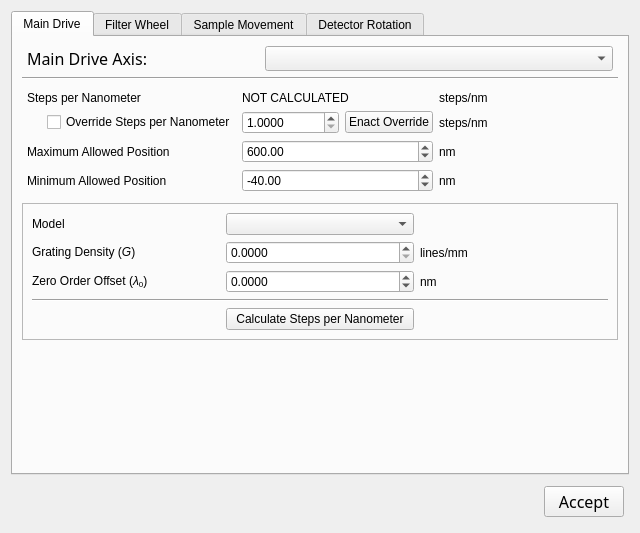
<?xml version="1.0" encoding="UTF-8"?>
<ui version="4.0">
 <class>grating_combo</class>
 <widget class="QWidget" name="grating_combo">
  <property name="geometry">
   <rect>
    <x>0</x>
    <y>0</y>
    <width>640</width>
    <height>533</height>
   </rect>
  </property>
  <property name="minimumSize">
   <size>
    <width>640</width>
    <height>533</height>
   </size>
  </property>
  <property name="windowTitle">
   <string>Form</string>
  </property>
  <layout class="QVBoxLayout" name="verticalLayout_2">
   <item>
    <widget class="QTabWidget" name="tabWidget">
     <property name="tabShape">
      <enum>QTabWidget::Rounded</enum>
     </property>
     <property name="currentIndex">
      <number>0</number>
     </property>
     <widget class="QWidget" name="main_drive_tab">
      <attribute name="title">
       <string>Main Drive</string>
      </attribute>
      <layout class="QVBoxLayout" name="verticalLayout_4">
       <item>
        <layout class="QHBoxLayout" name="horizontalLayout_2" stretch="2,3">
         <property name="leftMargin">
          <number>5</number>
         </property>
         <property name="topMargin">
          <number>0</number>
         </property>
         <property name="rightMargin">
          <number>5</number>
         </property>
         <property name="bottomMargin">
          <number>0</number>
         </property>
         <item>
          <widget class="QLabel" name="label_17">
           <property name="font">
            <font>
             <family>Segoe UI Semibold</family>
             <pointsize>12</pointsize>
            </font>
           </property>
           <property name="text">
            <string>Main Drive Axis:</string>
           </property>
          </widget>
         </item>
         <item>
          <widget class="QComboBox" name="main_drive_axis_combo">
           <property name="minimumSize">
            <size>
             <width>0</width>
             <height>25</height>
            </size>
           </property>
           <property name="font">
            <font>
             <family>Segoe UI</family>
             <pointsize>10</pointsize>
            </font>
           </property>
          </widget>
         </item>
        </layout>
       </item>
       <item>
        <widget class="Line" name="line_3">
         <property name="orientation">
          <enum>Qt::Horizontal</enum>
         </property>
        </widget>
       </item>
       <item>
        <layout class="QGridLayout" name="gridLayout_4">
         <property name="leftMargin">
          <number>5</number>
         </property>
         <property name="topMargin">
          <number>5</number>
         </property>
         <property name="rightMargin">
          <number>5</number>
         </property>
         <property name="bottomMargin">
          <number>5</number>
         </property>
         <item row="1" column="0">
          <layout class="QHBoxLayout" name="horizontalLayout" stretch="0">
           <property name="leftMargin">
            <number>20</number>
           </property>
           <property name="topMargin">
            <number>0</number>
           </property>
           <item>
            <widget class="QCheckBox" name="override_steps_per_nm">
             <property name="sizePolicy">
              <sizepolicy hsizetype="Minimum" vsizetype="Fixed">
               <horstretch>0</horstretch>
               <verstretch>0</verstretch>
              </sizepolicy>
             </property>
             <property name="text">
              <string>Override Steps per Nanometer</string>
             </property>
            </widget>
           </item>
          </layout>
         </item>
         <item row="3" column="0">
          <widget class="QLabel" name="label_15">
           <property name="text">
            <string>Minimum Allowed Position</string>
           </property>
          </widget>
         </item>
         <item row="2" column="0">
          <widget class="QLabel" name="label_13">
           <property name="text">
            <string>Maximum Allowed Position</string>
           </property>
          </widget>
         </item>
         <item row="2" column="2">
          <widget class="QLabel" name="label_14">
           <property name="text">
            <string>nm</string>
           </property>
          </widget>
         </item>
         <item row="0" column="0">
          <widget class="QLabel" name="label_35">
           <property name="text">
            <string>Steps per Nanometer</string>
           </property>
          </widget>
         </item>
         <item row="0" column="2">
          <widget class="QLabel" name="label_38">
           <property name="text">
            <string>steps/nm</string>
           </property>
          </widget>
         </item>
         <item row="2" column="1">
          <widget class="QDoubleSpinBox" name="max_pos_sbox">
           <property name="minimum">
            <double>-9999.000000000000000</double>
           </property>
           <property name="maximum">
            <double>9999.000000000000000</double>
           </property>
           <property name="value">
            <double>600.000000000000000</double>
           </property>
          </widget>
         </item>
         <item row="3" column="2">
          <widget class="QLabel" name="label_16">
           <property name="text">
            <string>nm</string>
           </property>
          </widget>
         </item>
         <item row="3" column="1">
          <widget class="QDoubleSpinBox" name="min_pos_sbox">
           <property name="minimum">
            <double>-9999.000000000000000</double>
           </property>
           <property name="maximum">
            <double>9999.000000000000000</double>
           </property>
           <property name="value">
            <double>-40.000000000000000</double>
           </property>
          </widget>
         </item>
         <item row="0" column="1">
          <widget class="QLabel" name="steps_per_nm">
           <property name="text">
            <string>NOT CALCULATED</string>
           </property>
          </widget>
         </item>
         <item row="1" column="2">
          <widget class="QLabel" name="label_46">
           <property name="text">
            <string>steps/nm</string>
           </property>
          </widget>
         </item>
         <item row="1" column="1">
          <layout class="QHBoxLayout" name="horizontalLayout_9">
           <property name="leftMargin">
            <number>0</number>
           </property>
           <property name="topMargin">
            <number>0</number>
           </property>
           <property name="rightMargin">
            <number>0</number>
           </property>
           <property name="bottomMargin">
            <number>0</number>
           </property>
           <item>
            <widget class="QDoubleSpinBox" name="steps_per_nm_override">
             <property name="decimals">
              <number>4</number>
             </property>
             <property name="minimum">
              <double>1.000000000000000</double>
             </property>
             <property name="maximum">
              <double>9999999.000000000000000</double>
             </property>
            </widget>
           </item>
           <item>
            <widget class="QPushButton" name="enact_override">
             <property name="text">
              <string>Enact Override</string>
             </property>
            </widget>
           </item>
          </layout>
         </item>
        </layout>
       </item>
       <item>
        <layout class="QVBoxLayout" name="verticalLayout_3">
         <item>
          <widget class="QFrame" name="frame">
           <property name="frameShape">
            <enum>QFrame::StyledPanel</enum>
           </property>
           <property name="frameShadow">
            <enum>QFrame::Raised</enum>
           </property>
           <layout class="QGridLayout" name="gridLayout_2">
            <item row="1" column="2">
             <widget class="QLabel" name="label_6">
              <property name="text">
               <string>lines/mm</string>
              </property>
             </widget>
            </item>
            <item row="3" column="0" colspan="3">
             <widget class="Line" name="line">
              <property name="orientation">
               <enum>Qt::Horizontal</enum>
              </property>
             </widget>
            </item>
            <item row="7" column="1">
             <widget class="QPushButton" name="update_conf_btn">
              <property name="text">
               <string>Calculate Steps per Nanometer</string>
              </property>
             </widget>
            </item>
            <item row="2" column="1">
             <widget class="QDoubleSpinBox" name="zero_offset_in">
              <property name="decimals">
               <number>4</number>
              </property>
              <property name="minimum">
               <double>-500000.000000000000000</double>
              </property>
              <property name="maximum">
               <double>500000.000000000000000</double>
              </property>
             </widget>
            </item>
            <item row="2" column="2">
             <widget class="QLabel" name="label_7">
              <property name="text">
               <string>nm</string>
              </property>
             </widget>
            </item>
            <item row="1" column="0">
             <widget class="QLabel" name="label">
              <property name="text">
               <string>Grating Density (&lt;i&gt;G&lt;/i&gt;)</string>
              </property>
             </widget>
            </item>
            <item row="2" column="0">
             <widget class="QLabel" name="label_2">
              <property name="text">
               <string>Zero Order Offset (&lt;i&gt;&amp;lambda;&lt;/i&gt;&lt;sub&gt;0&lt;/sub&gt;)</string>
              </property>
             </widget>
            </item>
            <item row="0" column="0">
             <widget class="QLabel" name="label_3">
              <property name="text">
               <string>&lt;html&gt;&lt;head/&gt;&lt;body&gt;&lt;p&gt;Model&lt;/p&gt;&lt;/body&gt;&lt;/html&gt;</string>
              </property>
             </widget>
            </item>
            <item row="1" column="1">
             <widget class="QDoubleSpinBox" name="grating_density">
              <property name="decimals">
               <number>4</number>
              </property>
              <property name="minimum">
               <double>0.000000000000000</double>
              </property>
              <property name="maximum">
               <double>500000.000000000000000</double>
              </property>
             </widget>
            </item>
            <item row="0" column="1">
             <widget class="QComboBox" name="models"/>
            </item>
           </layout>
          </widget>
         </item>
        </layout>
       </item>
       <item>
        <spacer name="verticalSpacer">
         <property name="orientation">
          <enum>Qt::Vertical</enum>
         </property>
         <property name="sizeHint" stdset="0">
          <size>
           <width>20</width>
           <height>40</height>
          </size>
         </property>
        </spacer>
       </item>
      </layout>
     </widget>
     <widget class="QWidget" name="filter_wheel_tab">
      <attribute name="title">
       <string>Filter Wheel</string>
      </attribute>
      <layout class="QVBoxLayout" name="verticalLayout_5">
       <item>
        <layout class="QHBoxLayout" name="horizontalLayout_4" stretch="2,3">
         <property name="leftMargin">
          <number>5</number>
         </property>
         <property name="topMargin">
          <number>0</number>
         </property>
         <property name="rightMargin">
          <number>5</number>
         </property>
         <property name="bottomMargin">
          <number>0</number>
         </property>
         <item>
          <widget class="QLabel" name="label_18">
           <property name="font">
            <font>
             <family>Segoe UI Semibold</family>
             <pointsize>12</pointsize>
            </font>
           </property>
           <property name="text">
            <string>Filter Wheel Axis:</string>
           </property>
          </widget>
         </item>
         <item>
          <widget class="QComboBox" name="filter_wheel_axis_combo">
           <property name="minimumSize">
            <size>
             <width>0</width>
             <height>25</height>
            </size>
           </property>
           <property name="font">
            <font>
             <family>Segoe UI</family>
             <pointsize>10</pointsize>
            </font>
           </property>
          </widget>
         </item>
        </layout>
       </item>
       <item>
        <layout class="QGridLayout" name="gridLayout_5">
         <property name="leftMargin">
          <number>5</number>
         </property>
         <property name="topMargin">
          <number>5</number>
         </property>
         <property name="rightMargin">
          <number>5</number>
         </property>
         <property name="bottomMargin">
          <number>5</number>
         </property>
         <item row="2" column="2">
          <widget class="QLabel" name="label_45">
           <property name="text">
            <string>deg</string>
           </property>
          </widget>
         </item>
         <item row="0" column="2">
          <widget class="QLabel" name="label_41">
           <property name="text">
            <string/>
           </property>
          </widget>
         </item>
         <item row="0" column="1">
          <widget class="QDoubleSpinBox" name="fw_steps_per_deg">
           <property name="minimum">
            <double>1.000000000000000</double>
           </property>
           <property name="maximum">
            <double>9999999.000000000000000</double>
           </property>
          </widget>
         </item>
         <item row="1" column="0">
          <widget class="QLabel" name="label_42">
           <property name="text">
            <string>Maximum Allowed Rotation</string>
           </property>
          </widget>
         </item>
         <item row="0" column="0">
          <widget class="QLabel" name="label_40">
           <property name="text">
            <string>Steps per Degree Rotation</string>
           </property>
          </widget>
         </item>
         <item row="2" column="0">
          <widget class="QLabel" name="label_43">
           <property name="text">
            <string>Minimum Allowed Rotation</string>
           </property>
          </widget>
         </item>
         <item row="1" column="1">
          <widget class="QDoubleSpinBox" name="fw_max">
           <property name="minimum">
            <double>-360.000000000000000</double>
           </property>
           <property name="maximum">
            <double>360.000000000000000</double>
           </property>
          </widget>
         </item>
         <item row="2" column="1">
          <widget class="QDoubleSpinBox" name="fw_min">
           <property name="minimum">
            <double>-360.000000000000000</double>
           </property>
           <property name="maximum">
            <double>360.000000000000000</double>
           </property>
          </widget>
         </item>
         <item row="1" column="2">
          <widget class="QLabel" name="label_44">
           <property name="text">
            <string>deg</string>
           </property>
          </widget>
         </item>
         <item row="3" column="0">
          <widget class="QLabel" name="label_4">
           <property name="text">
            <string>Offset</string>
           </property>
          </widget>
         </item>
         <item row="3" column="1">
          <widget class="QDoubleSpinBox" name="fw_offset">
           <property name="minimum">
            <double>-360.000000000000000</double>
           </property>
           <property name="maximum">
            <double>360.000000000000000</double>
           </property>
          </widget>
         </item>
         <item row="3" column="2">
          <widget class="QLabel" name="label_5">
           <property name="text">
            <string>deg</string>
           </property>
          </widget>
         </item>
        </layout>
       </item>
       <item>
        <spacer name="verticalSpacer_2">
         <property name="orientation">
          <enum>Qt::Vertical</enum>
         </property>
         <property name="sizeHint" stdset="0">
          <size>
           <width>20</width>
           <height>40</height>
          </size>
         </property>
        </spacer>
       </item>
      </layout>
     </widget>
     <widget class="QWidget" name="sample_tab">
      <attribute name="title">
       <string>Sample Movement</string>
      </attribute>
      <layout class="QVBoxLayout" name="verticalLayout_7">
       <item>
        <layout class="QHBoxLayout" name="horizontalLayout_5" stretch="2,3">
         <property name="leftMargin">
          <number>5</number>
         </property>
         <property name="topMargin">
          <number>0</number>
         </property>
         <property name="rightMargin">
          <number>5</number>
         </property>
         <property name="bottomMargin">
          <number>0</number>
         </property>
         <item>
          <widget class="QLabel" name="label_19">
           <property name="font">
            <font>
             <family>Segoe UI Semibold</family>
             <pointsize>12</pointsize>
            </font>
           </property>
           <property name="text">
            <string>Sample Rotation Axis:</string>
           </property>
          </widget>
         </item>
         <item>
          <widget class="QComboBox" name="sample_rotation_axis_combo">
           <property name="minimumSize">
            <size>
             <width>0</width>
             <height>25</height>
            </size>
           </property>
           <property name="font">
            <font>
             <family>Segoe UI</family>
             <pointsize>10</pointsize>
            </font>
           </property>
          </widget>
         </item>
        </layout>
       </item>
       <item>
        <layout class="QHBoxLayout" name="horizontalLayout_6" stretch="2,3">
         <property name="leftMargin">
          <number>5</number>
         </property>
         <property name="topMargin">
          <number>0</number>
         </property>
         <property name="rightMargin">
          <number>5</number>
         </property>
         <property name="bottomMargin">
          <number>0</number>
         </property>
         <item>
          <widget class="QLabel" name="label_20">
           <property name="font">
            <font>
             <family>Segoe UI Semibold</family>
             <pointsize>12</pointsize>
            </font>
           </property>
           <property name="text">
            <string>Sample Translation Axis:</string>
           </property>
          </widget>
         </item>
         <item>
          <widget class="QComboBox" name="sample_translation_axis_combo">
           <property name="minimumSize">
            <size>
             <width>0</width>
             <height>25</height>
            </size>
           </property>
           <property name="font">
            <font>
             <family>Segoe UI</family>
             <pointsize>10</pointsize>
            </font>
           </property>
          </widget>
         </item>
        </layout>
       </item>
       <item>
        <widget class="Line" name="line_4">
         <property name="orientation">
          <enum>Qt::Horizontal</enum>
         </property>
        </widget>
       </item>
       <item>
        <layout class="QGridLayout" name="gridLayout">
         <property name="leftMargin">
          <number>5</number>
         </property>
         <property name="topMargin">
          <number>5</number>
         </property>
         <property name="rightMargin">
          <number>5</number>
         </property>
         <property name="bottomMargin">
          <number>5</number>
         </property>
         <item row="2" column="0">
          <widget class="QLabel" name="label_26">
           <property name="text">
            <string>Minimum Allowed Rotation</string>
           </property>
          </widget>
         </item>
         <item row="5" column="0">
          <widget class="QLabel" name="label_23">
           <property name="text">
            <string>Steps per Millimeter Translation</string>
           </property>
          </widget>
         </item>
         <item row="6" column="0">
          <widget class="QLabel" name="label_27">
           <property name="text">
            <string>Maximum Allowed Position</string>
           </property>
          </widget>
         </item>
         <item row="0" column="0">
          <widget class="QLabel" name="label_22">
           <property name="text">
            <string>Steps per Degree Rotation</string>
           </property>
          </widget>
         </item>
         <item row="1" column="1">
          <widget class="QDoubleSpinBox" name="smr_max">
           <property name="minimum">
            <double>-360.000000000000000</double>
           </property>
           <property name="maximum">
            <double>360.000000000000000</double>
           </property>
          </widget>
         </item>
         <item row="7" column="0">
          <widget class="QLabel" name="label_28">
           <property name="text">
            <string>Minimum Allowed Position</string>
           </property>
          </widget>
         </item>
         <item row="1" column="0">
          <widget class="QLabel" name="label_25">
           <property name="text">
            <string>Maximum Allowed Rotation</string>
           </property>
          </widget>
         </item>
         <item row="1" column="2">
          <widget class="QLabel" name="label_29">
           <property name="text">
            <string>deg</string>
           </property>
          </widget>
         </item>
         <item row="2" column="2">
          <widget class="QLabel" name="label_30">
           <property name="text">
            <string>deg</string>
           </property>
          </widget>
         </item>
         <item row="7" column="2">
          <widget class="QLabel" name="label_32">
           <property name="text">
            <string>mm</string>
           </property>
          </widget>
         </item>
         <item row="6" column="2">
          <widget class="QLabel" name="label_31">
           <property name="text">
            <string>mm</string>
           </property>
          </widget>
         </item>
         <item row="6" column="1">
          <widget class="QDoubleSpinBox" name="smt_max">
           <property name="minimum">
            <double>-360.000000000000000</double>
           </property>
           <property name="maximum">
            <double>360.000000000000000</double>
           </property>
          </widget>
         </item>
         <item row="2" column="1">
          <widget class="QDoubleSpinBox" name="smr_min">
           <property name="minimum">
            <double>-360.000000000000000</double>
           </property>
           <property name="maximum">
            <double>360.000000000000000</double>
           </property>
          </widget>
         </item>
         <item row="5" column="1">
          <widget class="QDoubleSpinBox" name="smt_steps_per_deg">
           <property name="minimum">
            <double>-360.000000000000000</double>
           </property>
           <property name="maximum">
            <double>360.000000000000000</double>
           </property>
           <property name="value">
            <double>1.000000000000000</double>
           </property>
          </widget>
         </item>
         <item row="4" column="0" colspan="3">
          <widget class="Line" name="line_5">
           <property name="orientation">
            <enum>Qt::Horizontal</enum>
           </property>
          </widget>
         </item>
         <item row="7" column="1">
          <widget class="QDoubleSpinBox" name="smt_min">
           <property name="minimum">
            <double>-360.000000000000000</double>
           </property>
           <property name="maximum">
            <double>360.000000000000000</double>
           </property>
          </widget>
         </item>
         <item row="0" column="1">
          <widget class="QDoubleSpinBox" name="smr_steps_per_deg">
           <property name="minimum">
            <double>1.000000000000000</double>
           </property>
           <property name="maximum">
            <double>999999999.000000000000000</double>
           </property>
          </widget>
         </item>
         <item row="3" column="0">
          <widget class="QLabel" name="label_8">
           <property name="text">
            <string>Offset</string>
           </property>
          </widget>
         </item>
         <item row="8" column="0">
          <widget class="QLabel" name="label_9">
           <property name="text">
            <string>Offset</string>
           </property>
          </widget>
         </item>
         <item row="3" column="2">
          <widget class="QLabel" name="label_10">
           <property name="text">
            <string>deg</string>
           </property>
          </widget>
         </item>
         <item row="8" column="2">
          <widget class="QLabel" name="label_11">
           <property name="text">
            <string>mm</string>
           </property>
          </widget>
         </item>
         <item row="3" column="1">
          <widget class="QDoubleSpinBox" name="sr_offset">
           <property name="minimum">
            <double>-360.000000000000000</double>
           </property>
           <property name="maximum">
            <double>360.000000000000000</double>
           </property>
          </widget>
         </item>
         <item row="8" column="1">
          <widget class="QDoubleSpinBox" name="st_offset">
           <property name="decimals">
            <number>4</number>
           </property>
           <property name="minimum">
            <double>-100000.000000000000000</double>
           </property>
           <property name="maximum">
            <double>100000.000000000000000</double>
           </property>
          </widget>
         </item>
        </layout>
       </item>
       <item>
        <spacer name="verticalSpacer_3">
         <property name="orientation">
          <enum>Qt::Vertical</enum>
         </property>
         <property name="sizeHint" stdset="0">
          <size>
           <width>20</width>
           <height>40</height>
          </size>
         </property>
        </spacer>
       </item>
      </layout>
     </widget>
     <widget class="QWidget" name="detector_tab">
      <attribute name="title">
       <string>Detector Rotation</string>
      </attribute>
      <layout class="QVBoxLayout" name="verticalLayout_8">
       <item>
        <layout class="QHBoxLayout" name="horizontalLayout_7" stretch="2,3">
         <property name="leftMargin">
          <number>5</number>
         </property>
         <property name="topMargin">
          <number>0</number>
         </property>
         <property name="rightMargin">
          <number>5</number>
         </property>
         <property name="bottomMargin">
          <number>0</number>
         </property>
         <item>
          <widget class="QLabel" name="label_21">
           <property name="font">
            <font>
             <family>Segoe UI Semibold</family>
             <pointsize>12</pointsize>
            </font>
           </property>
           <property name="text">
            <string>Detector Rotation Axis:</string>
           </property>
          </widget>
         </item>
         <item>
          <widget class="QComboBox" name="detector_rotation_axis_combo">
           <property name="minimumSize">
            <size>
             <width>0</width>
             <height>25</height>
            </size>
           </property>
           <property name="font">
            <font>
             <family>Segoe UI</family>
             <pointsize>10</pointsize>
            </font>
           </property>
          </widget>
         </item>
        </layout>
       </item>
       <item>
        <layout class="QGridLayout" name="gridLayout_3">
         <property name="leftMargin">
          <number>5</number>
         </property>
         <property name="topMargin">
          <number>5</number>
         </property>
         <property name="rightMargin">
          <number>5</number>
         </property>
         <property name="bottomMargin">
          <number>5</number>
         </property>
         <item row="2" column="0">
          <widget class="QLabel" name="label_34">
           <property name="text">
            <string>Minimum Allowed Rotation</string>
           </property>
          </widget>
         </item>
         <item row="0" column="0">
          <widget class="QLabel" name="label_24">
           <property name="text">
            <string>Steps per Degree</string>
           </property>
          </widget>
         </item>
         <item row="1" column="0">
          <widget class="QLabel" name="label_33">
           <property name="text">
            <string>Maximum Allowed Rotation</string>
           </property>
          </widget>
         </item>
         <item row="1" column="1">
          <widget class="QDoubleSpinBox" name="dr_max">
           <property name="minimum">
            <double>-360.000000000000000</double>
           </property>
           <property name="maximum">
            <double>360.000000000000000</double>
           </property>
          </widget>
         </item>
         <item row="2" column="1">
          <widget class="QDoubleSpinBox" name="dr_min">
           <property name="minimum">
            <double>-360.000000000000000</double>
           </property>
           <property name="maximum">
            <double>360.000000000000000</double>
           </property>
          </widget>
         </item>
         <item row="1" column="2">
          <widget class="QLabel" name="label_36">
           <property name="text">
            <string>deg</string>
           </property>
          </widget>
         </item>
         <item row="2" column="2">
          <widget class="QLabel" name="label_37">
           <property name="text">
            <string>deg</string>
           </property>
          </widget>
         </item>
         <item row="0" column="1">
          <widget class="QDoubleSpinBox" name="dr_steps_per_deg">
           <property name="minimum">
            <double>1.000000000000000</double>
           </property>
           <property name="maximum">
            <double>999999999.000000000000000</double>
           </property>
          </widget>
         </item>
         <item row="3" column="0">
          <widget class="QLabel" name="label_12">
           <property name="text">
            <string>Offset</string>
           </property>
          </widget>
         </item>
         <item row="3" column="2">
          <widget class="QLabel" name="label_39">
           <property name="text">
            <string>deg</string>
           </property>
          </widget>
         </item>
         <item row="3" column="1">
          <widget class="QDoubleSpinBox" name="dr_offset">
           <property name="minimum">
            <double>-360.000000000000000</double>
           </property>
           <property name="maximum">
            <double>360.000000000000000</double>
           </property>
          </widget>
         </item>
        </layout>
       </item>
       <item>
        <spacer name="verticalSpacer_4">
         <property name="orientation">
          <enum>Qt::Vertical</enum>
         </property>
         <property name="sizeHint" stdset="0">
          <size>
           <width>20</width>
           <height>40</height>
          </size>
         </property>
        </spacer>
       </item>
      </layout>
     </widget>
    </widget>
   </item>
   <item>
    <layout class="QHBoxLayout" name="horizontalLayout_3">
     <property name="leftMargin">
      <number>5</number>
     </property>
     <property name="topMargin">
      <number>5</number>
     </property>
     <property name="rightMargin">
      <number>5</number>
     </property>
     <property name="bottomMargin">
      <number>5</number>
     </property>
     <item>
      <spacer name="horizontalSpacer">
       <property name="orientation">
        <enum>Qt::Horizontal</enum>
       </property>
       <property name="sizeHint" stdset="0">
        <size>
         <width>40</width>
         <height>20</height>
        </size>
       </property>
      </spacer>
     </item>
     <item>
      <widget class="QPushButton" name="mcw_accept">
       <property name="font">
        <font>
         <family>Segoe UI Semibold</family>
         <pointsize>12</pointsize>
        </font>
       </property>
       <property name="text">
        <string>Accept</string>
       </property>
      </widget>
     </item>
    </layout>
   </item>
  </layout>
 </widget>
 <resources/>
 <connections/>
</ui>
